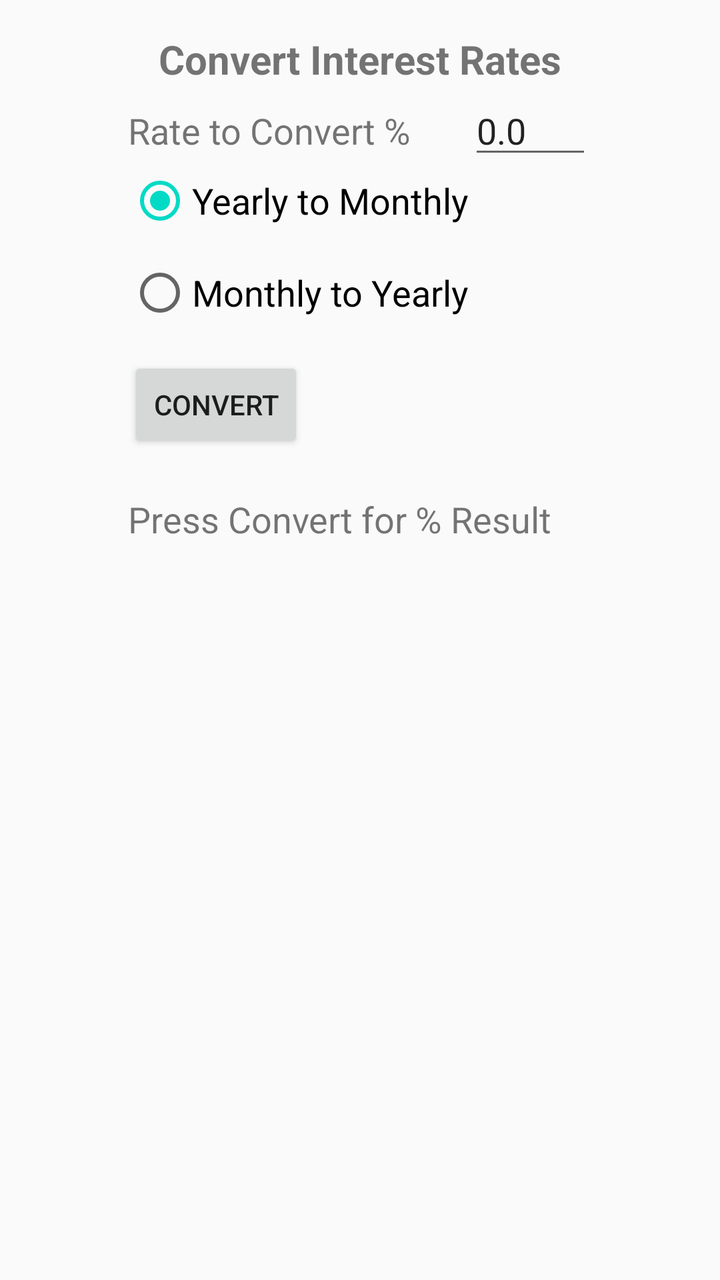
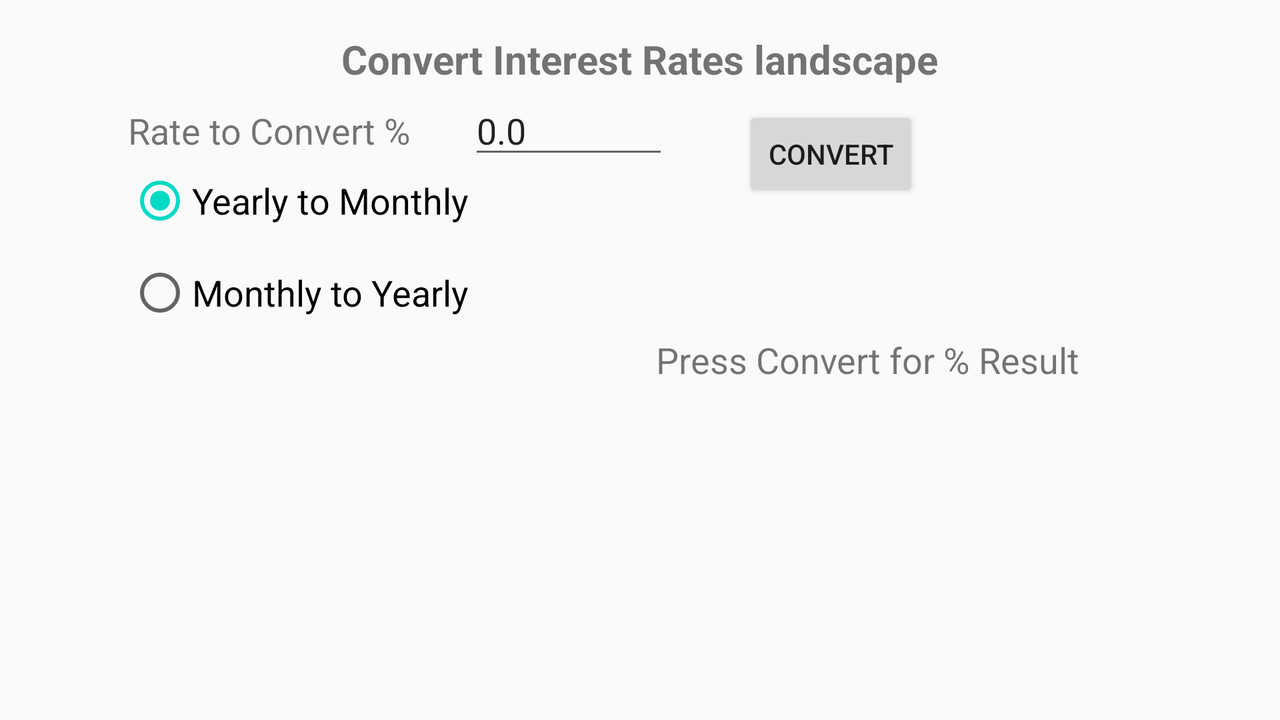

Compare how this app lays out the same screen by default and in its alternative resource folder. The renders come first, then the two layout files and the values they reference.
<!-- AndroidManifest.xml: application theme AppTheme -->
<!-- res/layout/activity_mportrait.xml -->
<?xml version="1.0" encoding="utf-8"?>
<android.support.constraint.ConstraintLayout xmlns:android="http://schemas.android.com/apk/res/android"
    xmlns:app="http://schemas.android.com/apk/res-auto"
    xmlns:tools="http://schemas.android.com/tools"
    android:layout_width="match_parent"
    android:layout_height="match_parent"
    tools:context="com.example.jesus.estudio.Mportrait">

    <include layout="@layout/content_portrait" />

</android.support.constraint.ConstraintLayout>
<!-- res/layout/content_portrait.xml (included above) -->
<?xml version="1.0" encoding="utf-8"?>
<RelativeLayout xmlns:android="http://schemas.android.com/apk/res/android"
    xmlns:tools="http://schemas.android.com/tools"
    android:id="@+id/activity_main"
    android:layout_width="match_parent"
    android:layout_height="match_parent"
    android:paddingBottom="@dimen/activity_vertical_margin"
    android:paddingLeft="@dimen/activity_horizontal_margin"
    android:paddingRight="@dimen/activity_horizontal_margin"
    android:paddingTop="@dimen/activity_vertical_margin" >

    <TextView
        android:text="Convert Interest Rates"
        android:layout_width="wrap_content"
        android:layout_height="wrap_content"
        android:id="@+id/textTitle"
        android:textSize="20sp"
        android:textStyle="normal|bold"
        android:layout_centerHorizontal="true" />

    <TextView
        android:text="Rate to Convert %"
        android:layout_width="wrap_content"
        android:layout_height="wrap_content"
        android:id="@+id/textView"
        android:textSize="18sp"
        android:layout_alignBaseline="@+id/editRate"
        android:layout_alignBottom="@+id/editRate"
        android:layout_alignParentLeft="true"
        android:layout_alignParentStart="true" />

    <RadioGroup
        android:layout_width="wrap_content"
        android:layout_height="wrap_content"
        android:id="@+id/radioGroup"
        android:layout_below="@+id/editRate" >

        <RadioButton
            android:text="Yearly to Monthly"
            android:layout_width="wrap_content"
            android:layout_height="wrap_content"
            android:id="@+id/radioMonthly"
            android:textSize="18sp"

            android:layout_alignParentLeft="true"
            android:layout_alignParentStart="true"
            android:checked="true"
            android:layout_weight="1" />

        <RadioButton
            android:text="Monthly to Yearly"
            android:layout_width="wrap_content"
            android:layout_height="wrap_content"
            android:id="@+id/radioYearly"
            android:textSize="18sp"
            android:layout_below="@+id/radioMonthly"
            android:layout_alignParentLeft="true"
            android:layout_alignParentStart="true"
            android:layout_marginTop="14dp"
            android:layout_weight="1" />

    </RadioGroup>

    <Button
        android:text="Convert"
        android:layout_width="wrap_content"
        android:layout_height="wrap_content"
        android:id="@+id/button"
        android:layout_below="@+id/radioGroup"
        android:layout_alignParentLeft="true"
        android:layout_alignParentStart="true"
        android:layout_marginTop="16dp"
        android:onClick="HandleClick" />

    <TextView
        android:text="Press Convert for % Result"
        android:layout_width="wrap_content"
        android:layout_height="wrap_content"
        android:id="@+id/textResult"
        android:textSize="18sp"
        android:layout_below="@+id/button"
        android:layout_alignParentLeft="true"
        android:layout_alignParentStart="true"
        android:layout_marginTop="21dp"
        android:layout_weight="1" />

    <EditText
        android:layout_width="wrap_content"
        android:layout_height="wrap_content"
        android:inputType="numberDecimal"
        android:id="@+id/editRate"
        android:width="100dp"
        android:text="0.0"
        android:layout_below="@+id/textTitle"
        android:layout_toRightOf="@+id/radioGroup"
        android:layout_toEndOf="@+id/radioGroup" />

</RelativeLayout>
<!-- resources referenced by this layout -->
<resources>
  <dimen name="activity_horizontal_margin">64dp</dimen>
  <dimen name="activity_vertical_margin">16dp</dimen>
  <style name="AppTheme" parent="Theme.AppCompat.Light.DarkActionBar">
          
          <item name="colorPrimary">@color/colorPrimary</item>
          <item name="colorPrimaryDark">@color/colorPrimaryDark</item>
          <item name="colorAccent">@color/colorAccent</item>
      </style>
</resources>
<!-- res/layout-land/activity_mportrait.xml (the repository's variant of the layout above) -->
<!-- drawn on the phone turned sideways -->
<?xml version="1.0" encoding="utf-8"?>
<RelativeLayout
    xmlns:android="http://schemas.android.com/apk/res/android"
    xmlns:tools="http://schemas.android.com/tools"
    android:id="@+id/activity_main"
    android:layout_width="match_parent"
    android:layout_height="match_parent"
    android:paddingBottom="@dimen/activity_vertical_margin"
    android:paddingLeft="@dimen/activity_horizontal_margin"
    android:paddingRight="@dimen/activity_horizontal_margin"
    android:paddingTop="@dimen/activity_vertical_margin"
    tools:context="com.example.jesus.estudio.Mportrait" >

    <TextView
        android:text="Convert Interest Rates landscape"
        android:layout_width="wrap_content"
        android:layout_height="wrap_content"
        android:id="@+id/textTitle"
        android:textSize="20sp"
        android:textStyle="normal|bold"
        android:layout_centerHorizontal="true" />

    <TextView
        android:text="Rate to Convert %"
        android:layout_width="wrap_content"
        android:layout_height="wrap_content"
        android:id="@+id/textView"
        android:textSize="18sp"
        android:layout_alignBaseline="@+id/editRate"
        android:layout_alignBottom="@+id/editRate"
        android:layout_alignParentLeft="true"
        android:layout_alignParentStart="true" />

    <RadioGroup
        android:layout_width="wrap_content"
        android:layout_height="wrap_content"
        android:id="@+id/radioGroup"
        android:layout_below="@+id/editRate" >

        <RadioButton
            android:text="Yearly to Monthly"
            android:layout_width="wrap_content"
            android:layout_height="wrap_content"
            android:id="@+id/radioMonthly"
            android:textSize="18sp"

            android:layout_alignParentLeft="true"
            android:layout_alignParentStart="true"
            android:checked="true"
            android:layout_weight="1" />

        <RadioButton
            android:text="Monthly to Yearly"
            android:layout_width="wrap_content"
            android:layout_height="wrap_content"
            android:id="@+id/radioYearly"
            android:textSize="18sp"
            android:layout_below="@+id/radioMonthly"
            android:layout_alignParentLeft="true"
            android:layout_alignParentStart="true"
            android:layout_marginTop="14dp"
            android:layout_weight="1" />

    </RadioGroup>

    <EditText
        android:layout_width="wrap_content"
        android:layout_height="wrap_content"
        android:inputType="numberDecimal"
        android:id="@+id/editRate"
        android:width="100dp"
        android:text="0.0"
        android:layout_below="@+id/textTitle"
        android:layout_toRightOf="@+id/radioGroup"
        android:layout_toEndOf="@+id/radioGroup" />

    <Button
        android:text="Convert"
        android:layout_width="wrap_content"
        android:layout_height="wrap_content"
        android:id="@+id/button"
        android:onClick="HandleClick"
        android:layout_alignTop="@+id/textView"
        android:layout_toRightOf="@+id/editRate"
        android:layout_toEndOf="@+id/editRate"
        android:layout_marginLeft="37dp"
        android:layout_marginStart="37dp" />

    <TextView
        android:text="Press Convert for % Result"
        android:layout_width="wrap_content"
        android:layout_height="wrap_content"
        android:id="@+id/textResult"
        android:textSize="18sp"
        android:layout_weight="1"
        android:layout_marginRight="36dp"
        android:layout_marginEnd="36dp"
        android:layout_centerVertical="true"
        android:layout_alignParentRight="true"
        android:layout_alignParentEnd="true" />

</RelativeLayout>
